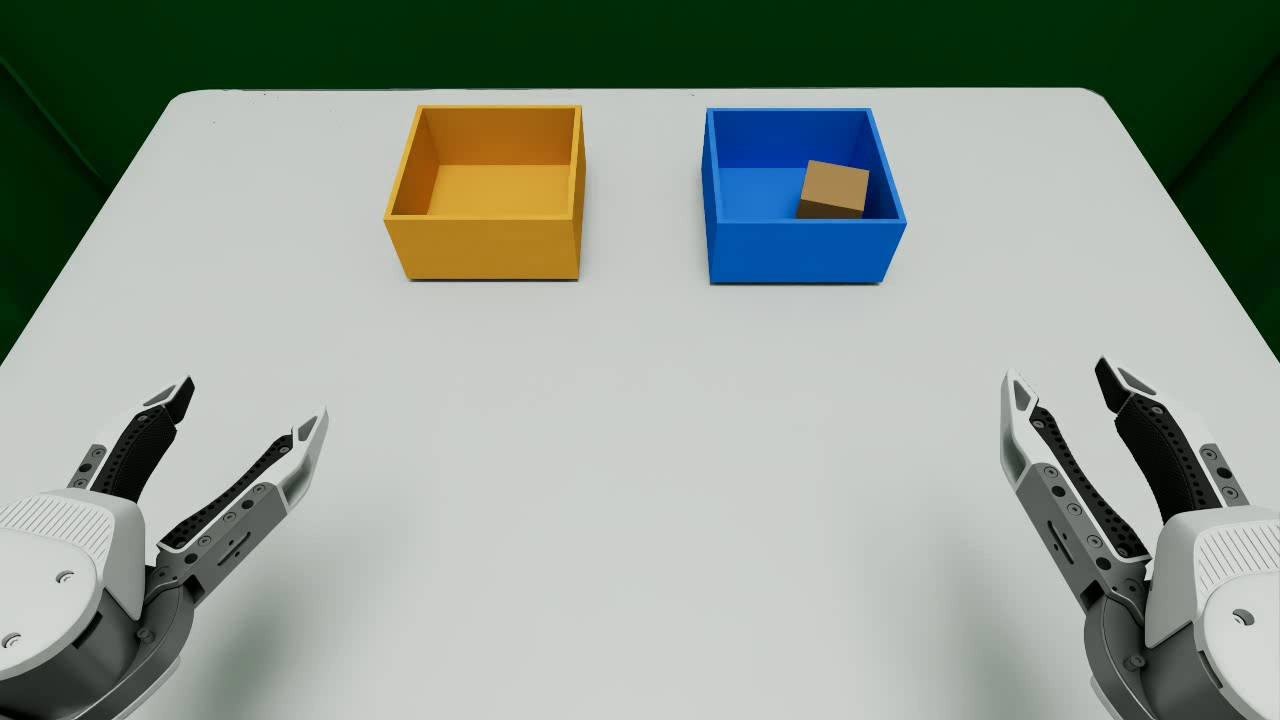
#> input picture tests/data/c1_in_blue.jpg, 1280 x 720 px; its folder holds only this picture in this run
$ python -i track.py   (imports and definitions only)
#> lines starting #> are read from the running program, lines starting #| are printed output that depends on the picture; after the words box and inside, x2 and y2 are one past the last pixel; in counts of white or black regions, pixels touching at a corner belong together
#> further down, picture is the input picture: shape (720, 1280, 3); mean B, G, R 144.4, 153.9, 143.9
#> in find_parcels, `hsv = cv2.cvtColor(img_bgr, cv2.COLOR_BGR2HSV)`: hsv: shape (720, 1280, 3); mean H, S, V 60.2, 67, 158.6
"""Parcel tracking for the dashboard's head-camera frames: find the parcel in the first frame (largest object on the table that is not
mat, not tape, not a parked claw), then follow it frame by frame with a hue/saturation histogram (CamShift). Cached per trial in
track.json; draw() puts the box on a frame. ponytail: colour tracking, so a white parcel can jump to the white arm when they overlap."""
import json
import threading
from pathlib import Path

import cv2
import numpy as np


def _table_mask(hsv):
    H, W = hsv.shape[:2]
#> H = 720; W = 1280
    mat = ((hsv[..., 0] > 70) & (hsv[..., 0] < 100) & (hsv[..., 1] > 60)).astype(np.uint8)
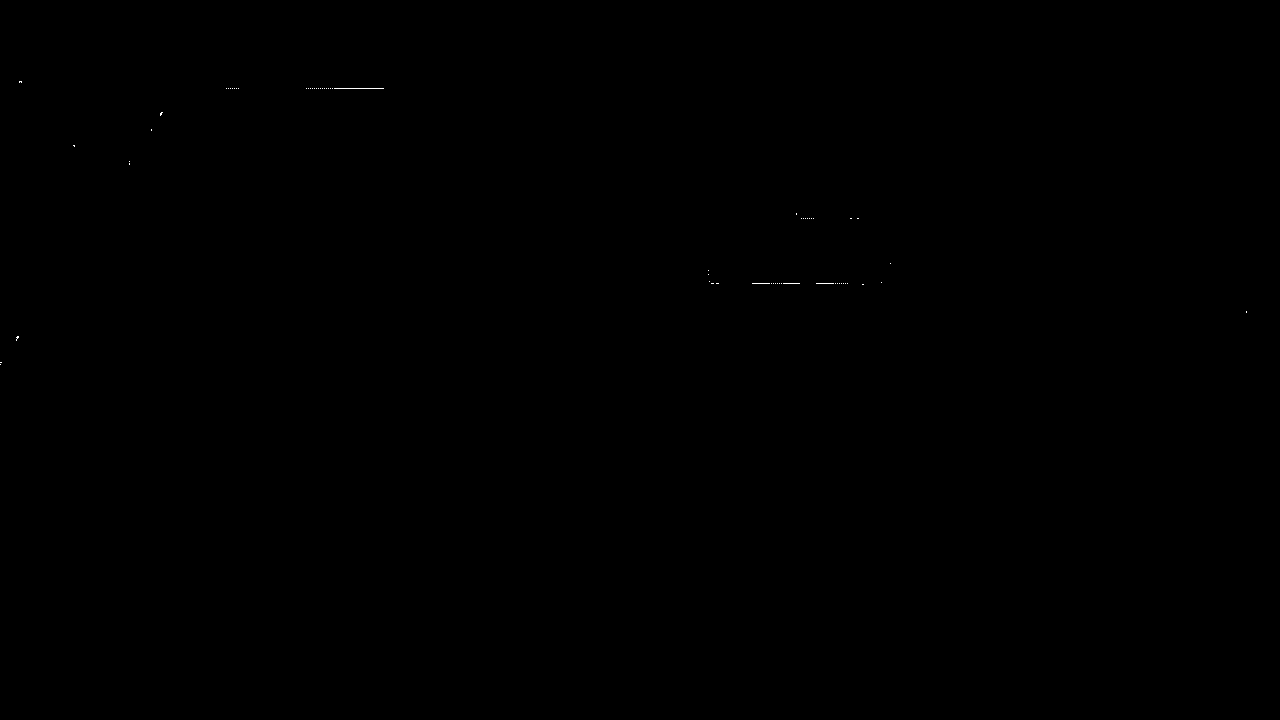
#> mat: shape (720, 1280); values 0 (black) and 1 (white), 0.02% white in thin lines or dots, all inside (x1, y1, x2, y2) = (0, 81, 1247, 365)
    n, lab, st, _ = cv2.connectedComponentsWithStats(mat)
#> lab: shape (720, 1280) int32; 67 distinct labels, from 0 to 66
#> n = 67; st = 67 rows, first 6: [0, 0, 1280, 720, 921404], [19, 81, 3, 2, 5], [226, 88, 1, 1, 1], [228, 88, 1, 1, 1], [230, 88, 1, 1, 1], [232, 88, 1, 1, 1]
    inside = np.zeros((H, W), np.uint8)
    if n > 1:
        k = 1 + int(np.argmax(st[1:, 4]))
#> k = 23
        cv2.fillConvexPoly(inside, cv2.convexHull(np.column_stack(np.nonzero(lab == k)[::-1]).astype(np.int32)), 1)
#> inside: shape (720, 1280); values 0 (black) and 1 (white), 0.01% white in thin lines or dots, all inside (x1, y1, x2, y2) = (334, 88, 384, 89)
    inside[int(0.55 * H):, :int(0.20 * W)] = 0  # parked claws
    inside[int(0.55 * H):, int(0.78 * W):] = 0
    return inside, mat


def find_parcels(img_bgr, min_area=1500):
    """[(x, y, w, h)] of every loose parcel on the table (not a tray / bin in a zone, not the table edge), largest first."""
    from labelloop.sequence import ZONE_BOXES
    hsv = cv2.cvtColor(img_bgr, cv2.COLOR_BGR2HSV)
    inside, mat = _table_mask(hsv)  # the mat's hull (no wall), minus the zones (trays / bins) and parked claws
    H, W = inside.shape
#> H = 720; W = 1280
    for x0, y0, x1, y1 in ZONE_BOXES:
        inside[int(y0 * H):int(y1 * H), int(x0 * W):int(x1 * W)] = 0
    m = ((mat == 0) & (inside > 0)).astype(np.uint8)
#> m: shape (720, 1280); every value is 0
    m = cv2.morphologyEx(m, cv2.MORPH_OPEN, np.ones((15, 15), np.uint8))  # thin tape lines and digits drop out
    n, _, st, _ = cv2.connectedComponentsWithStats(m)
#> n = 1; st = [[0, 0, 1280, 720, 921600]]
    return [(int(x), int(y), int(w), int(h)) for x, y, w, h, a in sorted(st[1:], key=lambda r: -r[4]) if a > min_area]


# [4 lines left out: function find_parcel, not called in this run]


_STATE, _LOCK = {}, threading.Lock()  # per trial: tracker state kept in memory, so a live trial only processes its NEW frames


# [64 lines left out: function track, not called in this run]


GRID_X, GRID_Y = (0.38, 0.62), (0.42, 0.62)  # = labelloop.sequence.where_words thresholds (image fractions)


# [32 lines left out: functions draw_grid, draw, not called in this run]

>>> import cv2
>>> picture = cv2.imread('../../tests/data/c1_in_blue.jpg')
>>> result = find_parcels(picture)
#> result = []
